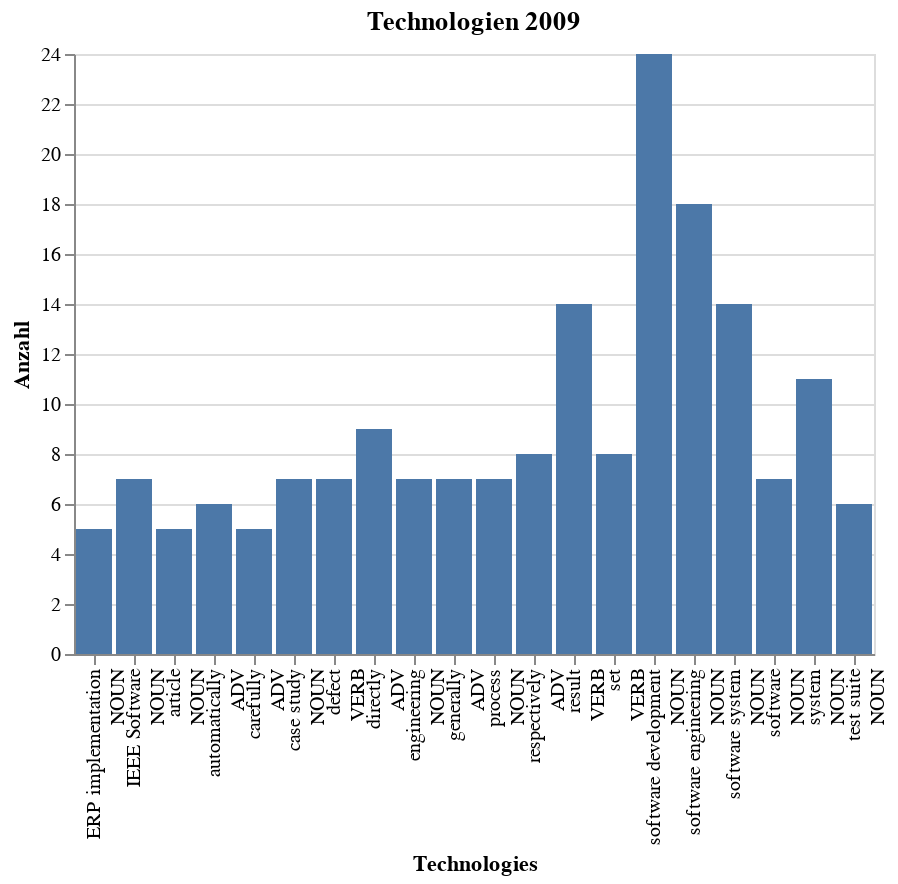

Notebook cell for this chart:
### Markdown cell above
### Balkendiagramm 2009

### Code cell
year = 2009
d = data_words[year].nlargest(anzahl_top_topics).sort_values(ascending=False)
source = pd.DataFrame({'Technologies': d.index,
                            'Anzahl': d})
alt.Chart(source).mark_bar().encode(
        x='Technologies:O',
        y='Anzahl:Q'
    ).properties(
    title=f'Technologien {year}')

### Figure 1 — Vega-Lite specification as saved in the notebook (floating-point values rounded to 4 significant figures)
{"config": {"view": {"continuousWidth": 400, "continuousHeight": 300}}, "data": {"name": "data-5bf411b2e6342500daaafe2365f8bbbd"}, "mark": "bar", "encoding": {"x": {"type": "ordinal", "field": "Technologies"}, "y": {"type": "quantitative", "field": "Anzahl"}}, "title": "Technologien 2009", "$schema": "https://vega.github.io/schema/vega-lite/v4.8.1.json", "datasets": {"data-5bf411b2e6342500daaafe2365f8bbbd": [{"Technologies": ["software development", "NOUN"], "Anzahl": 24}, {"Technologies": ["software engineering", "NOUN"], "Anzahl": 18}, {"Technologies": ["result", "VERB"], "Anzahl": 14}, {"Technologies": ["software system", "NOUN"], "Anzahl": 14}, {"Technologies": ["system", "NOUN"], "Anzahl": 11}, {"Technologies": ["directly", "ADV"], "Anzahl": 9}, {"Technologies": ["respectively", "ADV"], "Anzahl": 8}, {"Technologies": ["set", "VERB"], "Anzahl": 8}, {"Technologies": ["IEEE Software", "NOUN"], "Anzahl": 7}, {"Technologies": ["case study", "NOUN"], "Anzahl": 7}, {"Technologies": ["defect", "VERB"], "Anzahl": 7}, {"Technologies": ["engineering", "NOUN"], "Anzahl": 7}, {"Technologies": ["generally", "ADV"], "Anzahl": 7}, {"Technologies": ["process", "NOUN"], "Anzahl": 7}, {"Technologies": ["software", "NOUN"], "Anzahl": 7}, {"Technologies": ["automatically", "ADV"], "Anzahl": 6}, {"Technologies": ["test suite", "NOUN"], "Anzahl": 6}, {"Technologies": ["article", "NOUN"], "Anzahl": 5}, {"Technologies": ["ERP implementation", "NOUN"], "Anzahl": 5}, {"Technologies": ["carefully", "ADV"], "Anzahl": 5}]}}
